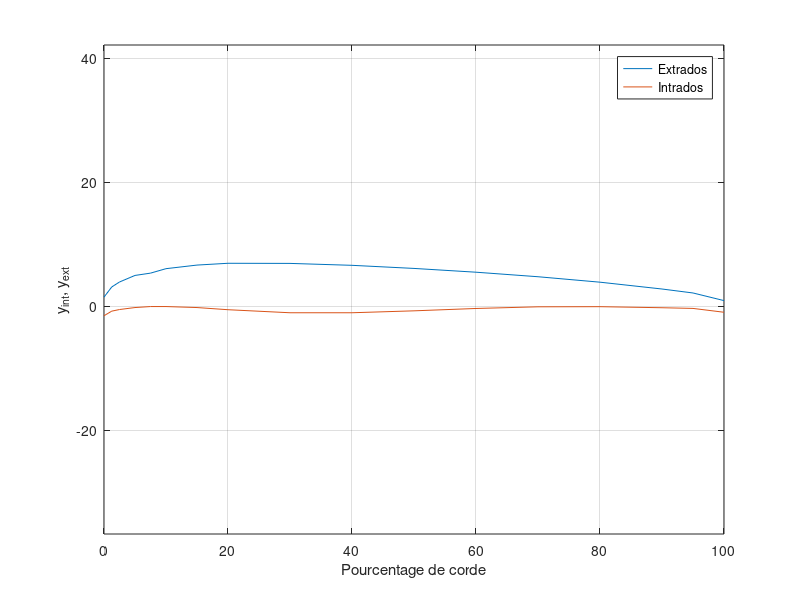
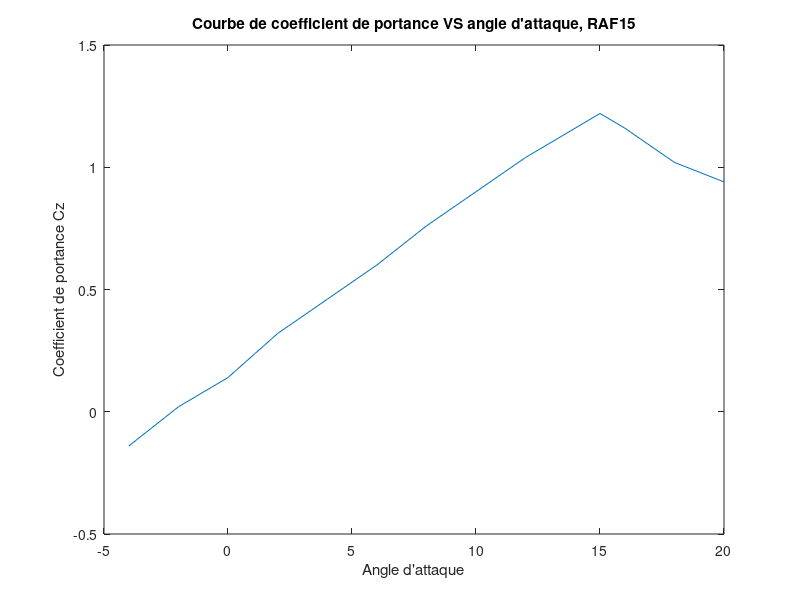
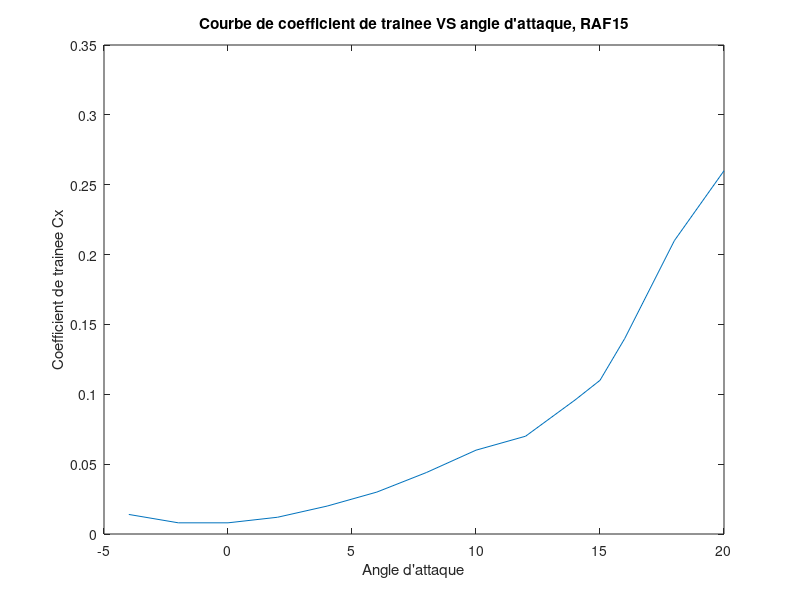
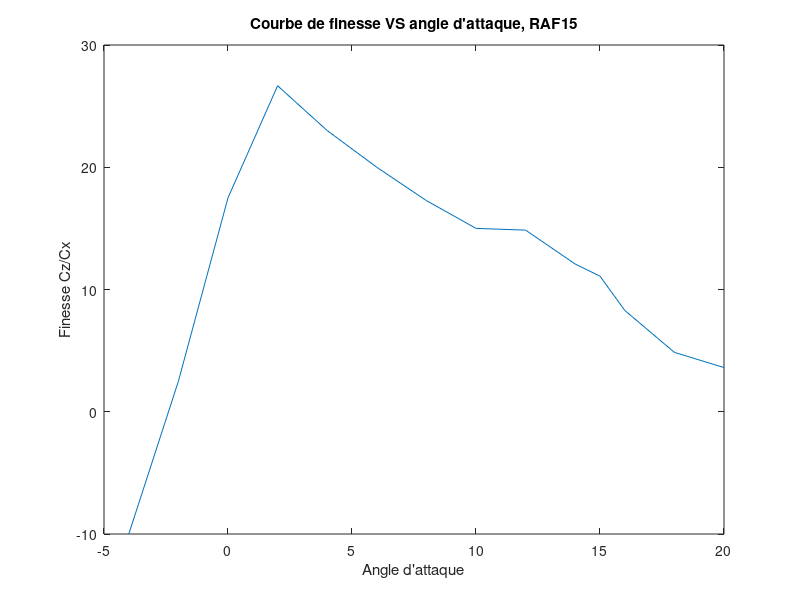

These figures' MATLAB source, in order:
clear all
close all
clc

%PROFIL RAF15
%%% CONTOUR DU PROFIL
BA = [0;1.25;2.5;5;7.5;10;15;20;30;40;50;60;70;80;90;95;100];
ext = [1.5;3.14;3.94;5;5.37;6.09;6.67;6.96;6.94;6.63;6.13;5.52;4.79;3.91;2.81;2.17;0.94];
int = -[1.50;0.76;0.5;0.18;0.02;0.02;0.18;0.53;1.02;1.02;0.71;0.33;0.06;0.04;0.21;0.32;0.94];
figure('Name', 'Profil - RAF15');
plot(BA,[ext,int]);
xlabel('Pourcentage de corde');
ylabel('y_{int}, y_{ext}');
legend('Extrados', 'Intrados'); grid on ; box on; axis equal;

%%% COURBES CONCERNANT Alpha et Cz, Cz, et Cz/Cx
alpha = [-4:2:14,15,16,18,20]';
Cz =  [-0.14 ; 0.02; 0.14; 0.32; 0.46; 0.60; 0.76; 0.90; 1.04; 1.16; 1.22; 1.16; 1.02; 0.94];     
Cx =   [0.014; 0.008; 0.008; 0.012; 0.020; 0.030; 0.044; 0.060; 0.070; 0.096; 0.110; 0.140; 0.210; 0.260];
 
figure('Name', 'Courbe de coefficient de portance VS angle d''attaque, RAF15');
plot(alpha,Cz);
title('Courbe de coefficient de portance VS angle d''attaque, RAF15');
xlabel('Angle d''attaque');
ylabel('Coefficient de portance Cz');

figure('Name', 'Courbe de coefficient de trainee VS angle d''attaque, RAF15');
plot(alpha,Cx);
title('Courbe de coefficient de trainee VS angle d''attaque, RAF15');
xlabel('Angle d''attaque');
ylabel('Coefficient de trainee Cx');

figure('Name', 'Courbe de finesse VS angle d''attaque, RAF15');
plot(alpha,Cz./Cx);
title('Courbe de finesse VS angle d''attaque, RAF15');
xlabel('Angle d''attaque');
ylabel('Finesse Cz/Cx');

%Valeurs Czmax, Cxmin et Fmax
sprintf('Valeurs pour RAF15 : ')
Czmax = max(Cz)
Cxmin = min(Cx)
Fmax = Czmax/Cxmin

%Polaire du profil
figure('Name', 'Polaire du profil - RAF15');
plot(Cx,Cz);
title('Polaire du profil - RAF15');
xlabel('Coefficient de trainee Cx');
ylabel('Coefficient de portance Cz');

%Rapport lie a la puissance requise pour propulser l'avion
figure('Name', 'Rapport lie a la puissance requise pour propulser l''avion - RAF15');
plot(alpha,Cz.^(3/2)./Cx);
title('Rapport lie a la puissance requise pour propulser l''avion - RAF15');
xlabel('Coefficient de trainee Cx');
ylabel('Coefficient de portance Cz');




%PROFIL CLARK YH
%%% CONTOUR DU PROFIL
BA = [0;1.25;2.5;5;7.5;10;15;20;30;40;50;60;70;80;90;95;100];
ext = [3.5;5.45;6.5;7.9;8.85;9.6;10.68;11.36;11.7;11.4;10.51;9.15;7.42;5.62;3.84;2.93;2.05];
int = -[3.5;1.93;1.47;0.93;0.63;0.42;0.15;0.03;0;0;0;0;0.06;0.38;1.02;1.4;1.85];
figure('Name', 'Profil - CLARK YH');
plot(BA,[ext,int]);
xlabel('Pourcentage de corde');
ylabel('y_{int}, y_{ext}');
legend('Extrados', 'Intrados'); grid on ; box on; axis equal;

%%% COURBES CONCERNANT Alpha et Cz, Cz, et Cz/Cx
alpha = [-4:2:18,19,20,25,30]';
Cz =  [-0.09;0.05;0.2;0.36;0.51;0.66;0.8;0.94;1.06;1.21;1.33;1.43;1.36;1.26;0.97;0.81];
Cx =   [0.01;0.009;0.01;0.015;0.022;0.033;0.045;0.062;0.083;.103;.125;.146;.170;.211;.324;.430];
 
figure('Name', 'Courbe de coefficient de portance VS angle d''attaque, CLARK YH');
plot(alpha,Cz);
title('Courbe de coefficient de portance VS angle d''attaque, CLARK YH');
xlabel('Angle d''attaque');
ylabel('Coefficient de portance Cz');

figure('Name', 'Courbe de coefficient de trainee VS angle d''attaque, CLARK YH');
plot(alpha,Cx);
title('Courbe de coefficient de trainee VS angle d''attaque, CLARK YH');
xlabel('Angle d''attaque');
ylabel('Coefficient de trainee Cx');

figure('Name', 'Courbe de finesse VS angle d''attaque, CLARK YH');
plot(alpha,Cz./Cx);
title('Courbe de finesse VS angle d''attaque, CLARK YH');
xlabel('Angle d''attaque');
ylabel('Finesse Cz/Cx');

%Valeurs Czmax, Cxmin et Fmax
sprintf('Valeurs pour CLARK YH : ')
Czmax = max(Cz)
Cxmin = min(Cx)
Fmax = Czmax/Cxmin

%Polaire du profil
figure('Name', 'Polaire du profil - CLARK YH');
plot(Cx,Cz);
title('Polaire du profil - CLARK YH');
xlabel('Coefficient de trainee Cx');
ylabel('Coefficient de portance Cz');

%Rapport lie a la puissance requise pour propulser l'avion
figure('Name', 'Rapport lie a la puissance requise pour propulser l''avion - CLARK YH');
plot(alpha,Cz.^(3/2)./Cx);
title('Rapport lie a la puissance requise pour propulser l''avion - CLARK YH');
xlabel('Coefficient de trainee Cx');
ylabel('Coefficient de portance Cz');


